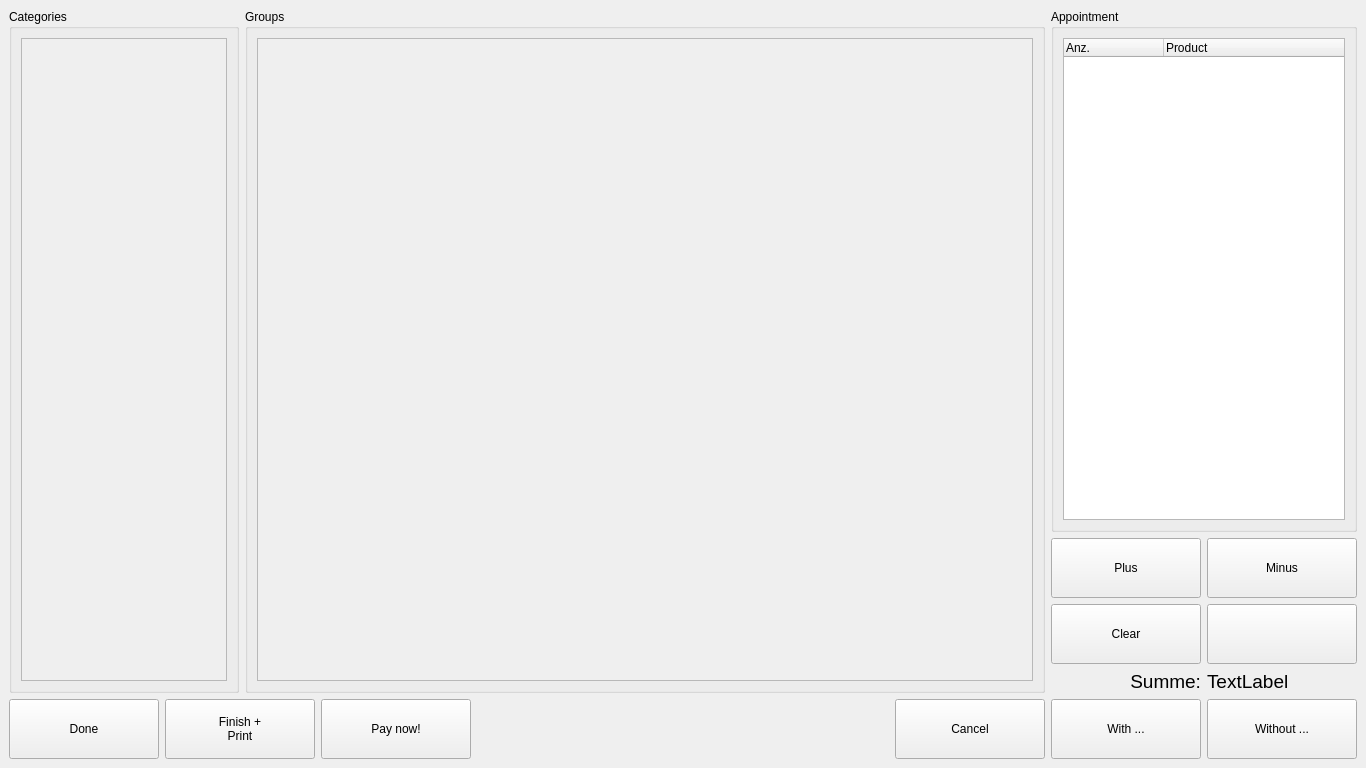
<?xml version="1.0" encoding="UTF-8"?>
<ui version="4.0">
 <author>Copyright 2010, Martin Koller</author>
 <class>StackedWidget</class>
 <widget class="QStackedWidget" name="StackedWidget">
  <property name="geometry">
   <rect>
    <x>0</x>
    <y>0</y>
    <width>1366</width>
    <height>768</height>
   </rect>
  </property>
  <property name="windowTitle">
   <string>LillePOS</string>
  </property>
  <property name="currentIndex">
   <number>1</number>
  </property>
  <widget class="QWidget" name="page1">
   <layout class="QVBoxLayout" name="verticalLayout">
    <item>
     <widget class="OpenTicketsListWidget" name="openTickets" native="true">
      <property name="sizePolicy">
       <sizepolicy hsizetype="Preferred" vsizetype="Expanding">
        <horstretch>0</horstretch>
        <verstretch>0</verstretch>
       </sizepolicy>
      </property>
     </widget>
    </item>
    <item>
     <layout class="QHBoxLayout" name="horizontalLayout_2">
      <property name="spacing">
       <number>10</number>
      </property>
      <item>
       <widget class="QPushButton" name="newTicket">
        <property name="sizePolicy">
         <sizepolicy hsizetype="Preferred" vsizetype="Preferred">
          <horstretch>0</horstretch>
          <verstretch>0</verstretch>
         </sizepolicy>
        </property>
        <property name="minimumSize">
         <size>
          <width>0</width>
          <height>60</height>
         </size>
        </property>
        <property name="text">
         <string>Neu</string>
        </property>
        <property name="icon">
         <iconset resource="LillePOS.qrc">
          <normaloff>:/icons/new.png</normaloff>:/icons/new.png</iconset>
        </property>
        <property name="iconSize">
         <size>
          <width>32</width>
          <height>32</height>
         </size>
        </property>
       </widget>
      </item>
      <item>
       <widget class="QPushButton" name="changeTicket">
        <property name="sizePolicy">
         <sizepolicy hsizetype="Preferred" vsizetype="Preferred">
          <horstretch>0</horstretch>
          <verstretch>0</verstretch>
         </sizepolicy>
        </property>
        <property name="minimumSize">
         <size>
          <width>0</width>
          <height>60</height>
         </size>
        </property>
        <property name="text">
         <string>Ändern</string>
        </property>
        <property name="icon">
         <iconset resource="LillePOS.qrc">
          <normaloff>:/icons/edit.png</normaloff>:/icons/edit.png</iconset>
        </property>
        <property name="iconSize">
         <size>
          <width>32</width>
          <height>32</height>
         </size>
        </property>
       </widget>
      </item>
      <item>
       <widget class="QPushButton" name="voidTicket">
        <property name="sizePolicy">
         <sizepolicy hsizetype="Preferred" vsizetype="Preferred">
          <horstretch>0</horstretch>
          <verstretch>0</verstretch>
         </sizepolicy>
        </property>
        <property name="minimumSize">
         <size>
          <width>0</width>
          <height>60</height>
         </size>
        </property>
        <property name="text">
         <string>Storno</string>
        </property>
        <property name="icon">
         <iconset resource="LillePOS.qrc">
          <normaloff>:/icons/void.png</normaloff>:/icons/void.png</iconset>
        </property>
        <property name="iconSize">
         <size>
          <width>32</width>
          <height>32</height>
         </size>
        </property>
       </widget>
      </item>
      <item>
       <widget class="QPushButton" name="reopenTicket">
        <property name="sizePolicy">
         <sizepolicy hsizetype="Preferred" vsizetype="Preferred">
          <horstretch>0</horstretch>
          <verstretch>0</verstretch>
         </sizepolicy>
        </property>
        <property name="minimumSize">
         <size>
          <width>0</width>
          <height>60</height>
         </size>
        </property>
        <property name="text">
         <string>Wieder
Öffnen</string>
        </property>
       </widget>
      </item>
      <item>
       <widget class="QPushButton" name="payTicket">
        <property name="sizePolicy">
         <sizepolicy hsizetype="Preferred" vsizetype="Preferred">
          <horstretch>0</horstretch>
          <verstretch>0</verstretch>
         </sizepolicy>
        </property>
        <property name="minimumSize">
         <size>
          <width>0</width>
          <height>60</height>
         </size>
        </property>
        <property name="text">
         <string>Bezahlen</string>
        </property>
        <property name="icon">
         <iconset resource="LillePOS.qrc">
          <normaloff>:/icons/pay.png</normaloff>:/icons/pay.png</iconset>
        </property>
        <property name="iconSize">
         <size>
          <width>32</width>
          <height>32</height>
         </size>
        </property>
       </widget>
      </item>
      <item>
       <layout class="QGridLayout" name="pictureButtonsLayout"/>
      </item>
      <item>
       <spacer name="horizontalSpacer_3">
        <property name="orientation">
         <enum>Qt::Horizontal</enum>
        </property>
        <property name="sizeType">
         <enum>QSizePolicy::Fixed</enum>
        </property>
        <property name="sizeHint" stdset="0">
         <size>
          <width>20</width>
          <height>20</height>
         </size>
        </property>
       </spacer>
      </item>
      <item>
       <widget class="QPushButton" name="menuButton">
        <property name="minimumSize">
         <size>
          <width>60</width>
          <height>60</height>
         </size>
        </property>
        <property name="maximumSize">
         <size>
          <width>60</width>
          <height>60</height>
         </size>
        </property>
        <property name="text">
         <string/>
        </property>
        <property name="icon">
         <iconset resource="LillePOS.qrc">
          <normaloff>:/icons/menu.png</normaloff>:/icons/menu.png</iconset>
        </property>
        <property name="iconSize">
         <size>
          <width>55</width>
          <height>55</height>
         </size>
        </property>
       </widget>
      </item>
     </layout>
    </item>
   </layout>
  </widget>
  <widget class="QWidget" name="page2">
   <layout class="QHBoxLayout" name="horizontalLayout_5">
    <item>
     <layout class="QHBoxLayout" name="horizontalLayout_4" stretch="1,0">
      <item>
       <layout class="QVBoxLayout" name="verticalLayout_5">
        <item>
         <layout class="QHBoxLayout" name="horizontalLayout_3" stretch="0,5">
          <item>
           <widget class="QGroupBox" name="groupBox">
            <property name="minimumSize">
             <size>
              <width>230</width>
              <height>0</height>
             </size>
            </property>
            <property name="title">
             <string>Categories</string>
            </property>
            <layout class="QVBoxLayout" name="verticalLayout_2">
             <item>
              <widget class="QScrollArea" name="scrollArea_categories">
               <property name="widgetResizable">
                <bool>true</bool>
               </property>
               <widget class="QWidget" name="categoriesContentsWidget">
                <property name="geometry">
                 <rect>
                  <x>0</x>
                  <y>0</y>
                  <width>204</width>
                  <height>633</height>
                 </rect>
                </property>
               </widget>
              </widget>
             </item>
            </layout>
           </widget>
          </item>
          <item>
           <widget class="QGroupBox" name="groups_groupBox">
            <property name="title">
             <string>Groups</string>
            </property>
            <layout class="QVBoxLayout" name="verticalLayout_4">
             <item>
              <widget class="QScrollArea" name="scrollArea_mid">
               <property name="styleSheet">
                <string notr="true">QScrollBar:vertical{width: 60px;}</string>
               </property>
               <property name="widgetResizable">
                <bool>true</bool>
               </property>
               <widget class="QWidget" name="groupsContentsWidget">
                <property name="geometry">
                 <rect>
                  <x>0</x>
                  <y>0</y>
                  <width>764</width>
                  <height>633</height>
                 </rect>
                </property>
               </widget>
              </widget>
             </item>
            </layout>
           </widget>
          </item>
         </layout>
        </item>
        <item>
         <layout class="QHBoxLayout" name="horizontalLayout">
          <item>
           <widget class="QPushButton" name="doneButton">
            <property name="sizePolicy">
             <sizepolicy hsizetype="Preferred" vsizetype="Fixed">
              <horstretch>0</horstretch>
              <verstretch>0</verstretch>
             </sizepolicy>
            </property>
            <property name="minimumSize">
             <size>
              <width>150</width>
              <height>60</height>
             </size>
            </property>
            <property name="text">
             <string>Done</string>
            </property>
            <property name="icon">
             <iconset resource="LillePOS.qrc">
              <normaloff>:/icons/ok.png</normaloff>:/icons/ok.png</iconset>
            </property>
            <property name="iconSize">
             <size>
              <width>32</width>
              <height>32</height>
             </size>
            </property>
           </widget>
          </item>
          <item>
           <widget class="QPushButton" name="printButton">
            <property name="sizePolicy">
             <sizepolicy hsizetype="Preferred" vsizetype="Fixed">
              <horstretch>0</horstretch>
              <verstretch>0</verstretch>
             </sizepolicy>
            </property>
            <property name="minimumSize">
             <size>
              <width>150</width>
              <height>60</height>
             </size>
            </property>
            <property name="text">
             <string>Finish +  
Print</string>
            </property>
            <property name="icon">
             <iconset resource="LillePOS.qrc">
              <normaloff>:/icons/ok-print.png</normaloff>:/icons/ok-print.png</iconset>
            </property>
            <property name="iconSize">
             <size>
              <width>34</width>
              <height>32</height>
             </size>
            </property>
           </widget>
          </item>
          <item>
           <widget class="QPushButton" name="payNowButton">
            <property name="minimumSize">
             <size>
              <width>150</width>
              <height>60</height>
             </size>
            </property>
            <property name="text">
             <string>Pay now!</string>
            </property>
            <property name="icon">
             <iconset resource="LillePOS.qrc">
              <normaloff>:/icons/pay.png</normaloff>:/icons/pay.png</iconset>
            </property>
            <property name="iconSize">
             <size>
              <width>32</width>
              <height>32</height>
             </size>
            </property>
           </widget>
          </item>
          <item>
           <spacer name="horizontalSpacer_4">
            <property name="orientation">
             <enum>Qt::Horizontal</enum>
            </property>
            <property name="sizeHint" stdset="0">
             <size>
              <width>40</width>
              <height>20</height>
             </size>
            </property>
           </spacer>
          </item>
          <item>
           <widget class="QPushButton" name="cancelButton">
            <property name="minimumSize">
             <size>
              <width>150</width>
              <height>60</height>
             </size>
            </property>
            <property name="maximumSize">
             <size>
              <width>150</width>
              <height>16777215</height>
             </size>
            </property>
            <property name="text">
             <string>Cancel</string>
            </property>
            <property name="icon">
             <iconset resource="LillePOS.qrc">
              <normaloff>:/icons/cancel.png</normaloff>:/icons/cancel.png</iconset>
            </property>
            <property name="iconSize">
             <size>
              <width>32</width>
              <height>32</height>
             </size>
            </property>
           </widget>
          </item>
         </layout>
        </item>
       </layout>
      </item>
      <item>
       <layout class="QVBoxLayout" name="verticalLayout_6">
        <item>
         <widget class="QGroupBox" name="groupBox_3">
          <property name="title">
           <string>Appointment</string>
          </property>
          <layout class="QVBoxLayout" name="verticalLayout_3">
           <item>
            <widget class="QTreeWidget" name="orderList">
             <property name="alternatingRowColors">
              <bool>true</bool>
             </property>
             <property name="selectionMode">
              <enum>QAbstractItemView::SingleSelection</enum>
             </property>
             <property name="selectionBehavior">
              <enum>QAbstractItemView::SelectRows</enum>
             </property>
             <property name="textElideMode">
              <enum>Qt::ElideMiddle</enum>
             </property>
             <property name="rootIsDecorated">
              <bool>false</bool>
             </property>
             <property name="uniformRowHeights">
              <bool>true</bool>
             </property>
             <property name="allColumnsShowFocus">
              <bool>true</bool>
             </property>
             <property name="expandsOnDoubleClick">
              <bool>false</bool>
             </property>
             <column>
              <property name="text">
               <string>Anz.</string>
              </property>
             </column>
             <column>
              <property name="text">
               <string>Product</string>
              </property>
             </column>
            </widget>
           </item>
          </layout>
         </widget>
        </item>
        <item>
         <layout class="QGridLayout" name="gridLayout">
          <item row="0" column="0">
           <widget class="QPushButton" name="plusButton">
            <property name="minimumSize">
             <size>
              <width>150</width>
              <height>60</height>
             </size>
            </property>
            <property name="text">
             <string>Plus</string>
            </property>
            <property name="icon">
             <iconset resource="LillePOS.qrc">
              <normaloff>:/icons/list-add.png</normaloff>:/icons/list-add.png</iconset>
            </property>
            <property name="iconSize">
             <size>
              <width>32</width>
              <height>32</height>
             </size>
            </property>
           </widget>
          </item>
          <item row="0" column="1">
           <widget class="QPushButton" name="minusButton">
            <property name="minimumSize">
             <size>
              <width>150</width>
              <height>60</height>
             </size>
            </property>
            <property name="text">
             <string>Minus</string>
            </property>
            <property name="icon">
             <iconset resource="LillePOS.qrc">
              <normaloff>:/icons/list-remove.png</normaloff>:/icons/list-remove.png</iconset>
            </property>
            <property name="iconSize">
             <size>
              <width>32</width>
              <height>32</height>
             </size>
            </property>
           </widget>
          </item>
          <item row="1" column="0">
           <widget class="QPushButton" name="removeButton">
            <property name="minimumSize">
             <size>
              <width>0</width>
              <height>60</height>
             </size>
            </property>
            <property name="text">
             <string>Clear</string>
            </property>
            <property name="icon">
             <iconset resource="LillePOS.qrc">
              <normaloff>:/icons/eraser.png</normaloff>:/icons/eraser.png</iconset>
            </property>
            <property name="iconSize">
             <size>
              <width>32</width>
              <height>32</height>
             </size>
            </property>
           </widget>
          </item>
          <item row="3" column="0">
           <widget class="QPushButton" name="withButton">
            <property name="enabled">
             <bool>true</bool>
            </property>
            <property name="minimumSize">
             <size>
              <width>0</width>
              <height>60</height>
             </size>
            </property>
            <property name="text">
             <string>With ...</string>
            </property>
            <property name="icon">
             <iconset resource="LillePOS.qrc">
              <normaloff>:/icons/order-with.png</normaloff>:/icons/order-with.png</iconset>
            </property>
            <property name="iconSize">
             <size>
              <width>32</width>
              <height>32</height>
             </size>
            </property>
            <property name="checkable">
             <bool>true</bool>
            </property>
            <property name="autoExclusive">
             <bool>false</bool>
            </property>
           </widget>
          </item>
          <item row="3" column="1">
           <widget class="QPushButton" name="withoutButton">
            <property name="enabled">
             <bool>true</bool>
            </property>
            <property name="minimumSize">
             <size>
              <width>0</width>
              <height>60</height>
             </size>
            </property>
            <property name="text">
             <string>Without ...</string>
            </property>
            <property name="icon">
             <iconset resource="LillePOS.qrc">
              <normaloff>:/icons/order-without.png</normaloff>:/icons/order-without.png</iconset>
            </property>
            <property name="iconSize">
             <size>
              <width>32</width>
              <height>32</height>
             </size>
            </property>
            <property name="checkable">
             <bool>true</bool>
            </property>
            <property name="autoExclusive">
             <bool>false</bool>
            </property>
           </widget>
          </item>
          <item row="2" column="0">
           <widget class="QLabel" name="label">
            <property name="font">
             <font>
              <pointsize>14</pointsize>
             </font>
            </property>
            <property name="text">
             <string>Summe:</string>
            </property>
            <property name="alignment">
             <set>Qt::AlignRight|Qt::AlignTrailing|Qt::AlignVCenter</set>
            </property>
           </widget>
          </item>
          <item row="1" column="1">
           <widget class="QPushButton" name="tableButton">
            <property name="minimumSize">
             <size>
              <width>0</width>
              <height>60</height>
             </size>
            </property>
            <property name="font">
             <font>
              <pointsize>32</pointsize>
              <weight>75</weight>
              <bold>true</bold>
             </font>
            </property>
            <property name="text">
             <string/>
            </property>
            <property name="icon">
             <iconset resource="LillePOS.qrc">
              <normaloff>:/icons/table.png</normaloff>:/icons/table.png</iconset>
            </property>
            <property name="iconSize">
             <size>
              <width>32</width>
              <height>32</height>
             </size>
            </property>
           </widget>
          </item>
          <item row="2" column="1">
           <widget class="QLabel" name="sumLabel">
            <property name="font">
             <font>
              <pointsize>14</pointsize>
             </font>
            </property>
            <property name="text">
             <string>TextLabel</string>
            </property>
           </widget>
          </item>
         </layout>
        </item>
       </layout>
      </item>
     </layout>
    </item>
   </layout>
  </widget>
 </widget>
 <customwidgets>
  <customwidget>
   <class>OpenTicketsListWidget</class>
   <extends>QWidget</extends>
   <header location="global">OpenTicketsListWidget.hxx</header>
   <container>1</container>
  </customwidget>
 </customwidgets>
 <resources>
  <include location="LillePOS.qrc"/>
 </resources>
 <connections/>
</ui>
